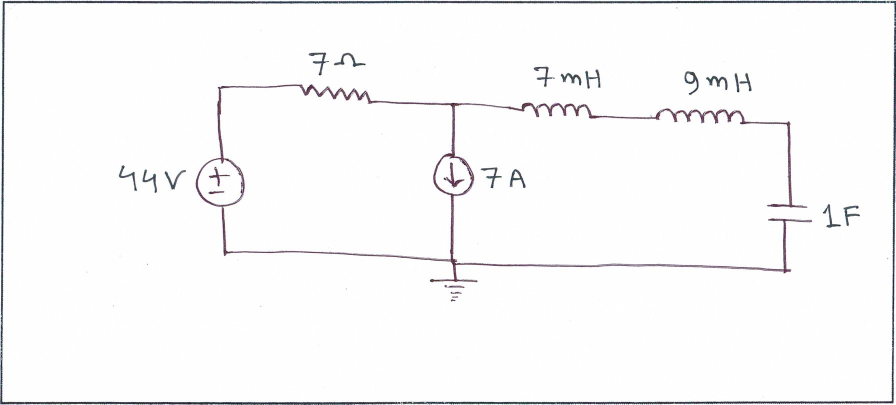
#> input picture data/raw/circuit_1179.jpg, 1791 x 809 px (shown at 1/2 size)
$ python -i 'mapping&netlist.py'   (imports and definitions only)
#> lines starting #> are read from the running program, lines starting #| are printed output that depends on the picture; after the words box and inside, x2 and y2 are one past the last pixel; in counts of white or black regions, pixels touching at a corner belong together
#> further down, picture is the input picture: shape (809, 1791, 3); mean B, G, R 248.7, 248.2, 248.4
"""
Robust wire-connection detection for circuit diagrams.

Features:
- Heuristic detection of coordinate format (normalized vs pixels, center vs top-left)
- Conservative text detection (less destructive) and masking that preserves wire pixels
- Creates binary wire image, small morphological closing, optional skeletonization (thinning)
- Finds nearest wire pixel to each component by BFS from bbox perimeter
- Finds a path along wire pixels between components (BFS). Draws actual routed wire paths.
- Builds nets using union-find and writes readable + SPICE-like netlists
- Saves debug images for inspection

Requirements:
- opencv-python
- numpy
- (optional) opencv-contrib-python for cv2.ximgproc.thinning (fallback uses simple morphological thinning)
"""

import cv2
import numpy as np
import json
from collections import deque, defaultdict
import os
import math

# CONFIG
IMG_PATH = "data/cleaned/circuit_1179.jpg"  # change as needed
DETECTIONS_JSON = "detections.json"  # must contain {"predictions": [ {x,y,width,height,class_name,...}, ... ] }
OUT_DIR = "debug_out"
# [1 line not run here, left out]

# -----------------------
# Utilities for coordinate handling
# -----------------------
# [65 lines left out: function load_components_with_coord_fix, not called in this run]

# -----------------------
# Text detection (conservative)
# -----------------------
def detect_text_regions(image):
    """Detect text regions with conservative dilation and return boxes."""
    gray = cv2.cvtColor(image, cv2.COLOR_BGR2GRAY)
    # Use adaptive thresholding + invert to pick up strokes reliably
    thr = cv2.adaptiveThreshold(gray, 255, cv2.ADAPTIVE_THRESH_GAUSSIAN_C,
                                cv2.THRESH_BINARY_INV, 25, 10)
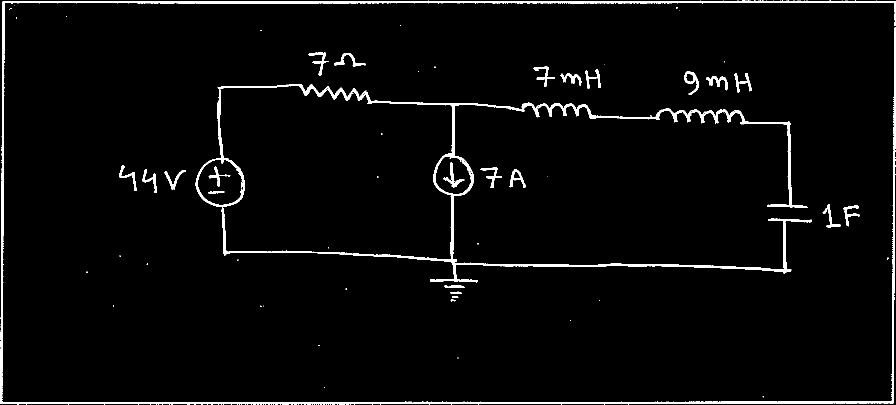
#> thr: shape (809, 1791) (shown at 1/2 size); 3.2% white; 65 white regions (38 under 20 px), largest, box (x1, y1, x2, y2) and area: (1, 1, 1791, 809) 14058, (391, 169, 1624, 565) 13840, (802, 54, 1791, 809) 6662
    # smaller horizontal dilation to connect letters, but not too large
    kernel = cv2.getStructuringElement(cv2.MORPH_RECT, (15, 3))
    dilated = cv2.dilate(thr, kernel, iterations=1)
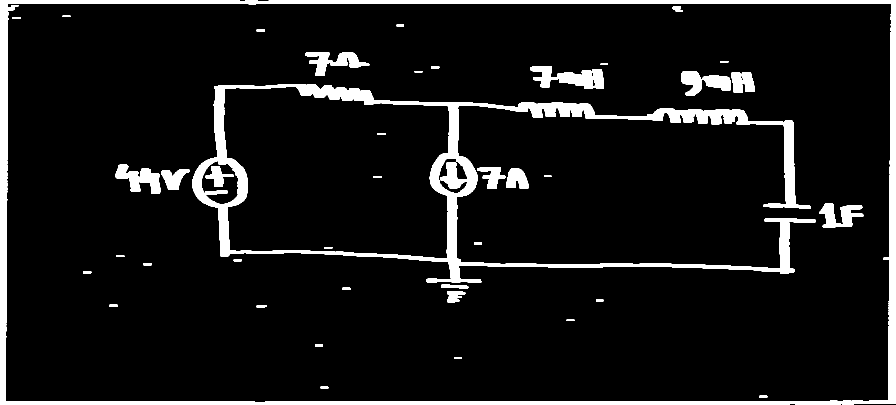
#> dilated: shape (809, 1791) (shown at 1/2 size); 8.1% white; 45 white regions
    contours, _ = cv2.findContours(dilated, cv2.RETR_EXTERNAL, cv2.CHAIN_APPROX_SIMPLE)
#> contours = 1 contour; box (x1, y1, x2, y2) and area: (0, 0, 1791, 809) 1444670
    boxes = []
    H, W = gray.shape
#> H = 809; W = 1791
    for cnt in contours:
        x, y, ww, hh = cv2.boundingRect(cnt)
        area = ww * hh
        aspect = ww / hh if hh > 0 else 0
        # permissive but exclude very large non-text blobs and tiny specks
        if 6 < hh < 80 and 10 < ww < 400 and area < 15000:
            margin = 4
            boxes.append((max(0, x - margin), max(0, y - margin),
                          min(W, x + ww + margin), min(H, y + hh + margin)))
#> this loop made 1 pass
#> (x, y, ww, hh, area, aspect) on pass 1: (0, 0, 1791, 809, 1448919, 2.21)
#> after the loop, boxes = []
    # debug visualization
    dbg = image.copy()
    for (x1, y1, x2, y2) in boxes:
        cv2.rectangle(dbg, (x1, y1), (x2, y2), (0, 0, 255), 1)
#> this loop made 0 passes
    cv2.imwrite(os.path.join(OUT_DIR, "debug_text_boxes.jpg"), dbg)
    print(f"[INFO] detected {len(boxes)} text regions")
#| [INFO] detected 0 text regions
    return boxes

# -----------------------
# Create wire mask preserving wire pixels under text
# -----------------------
# [335 lines left out: functions create_wire_mask, extract_wires_binary, find_nearest_wire_pixel, find_wire_path, detect_wires_and_connections, draw_connections and 3 more, not called in this run]

# -----------------------
# Run as script
# -----------------------
# [33 lines not run here, left out]

>>> import cv2
>>> picture = cv2.imread('data/raw/circuit_1179.jpg')
>>> result = detect_text_regions(picture)
#> result = []

$ run again, on data/raw/circuit_1005.jpg
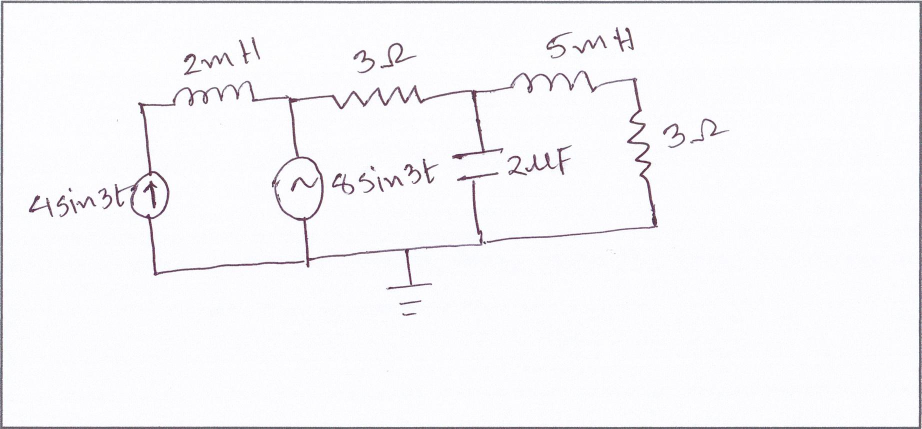
#> input picture data/raw/circuit_1005.jpg, 1843 x 858 px (shown at 1/2 size)
#> picture is the input picture: shape (858, 1843, 3); mean B, G, R 248.8, 246.4, 247
#> in detect_text_regions, `thr = cv2.adaptiveThreshold(gray, 255, cv2.ADAPTIVE_THRESH_GAUSSIAN_C,..`:
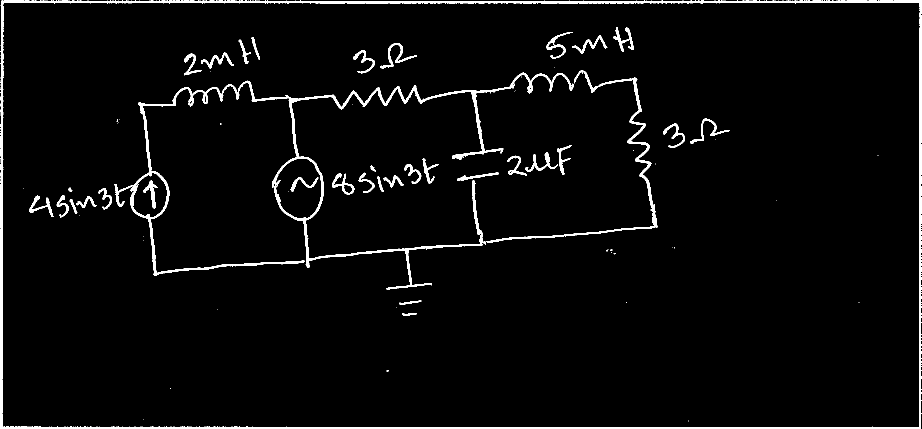
#> thr: shape (858, 1843) (shown at 1/2 size); 3.5% white; 75 white regions (39 under 20 px), largest, box (x1, y1, x2, y2) and area: (0, 1, 1843, 858) 23312, (229, 145, 1148, 580) 16186, (973, 141, 1316, 486) 3920
#> in detect_text_regions, `dilated = cv2.dilate(thr, kernel, iterations=1)`:
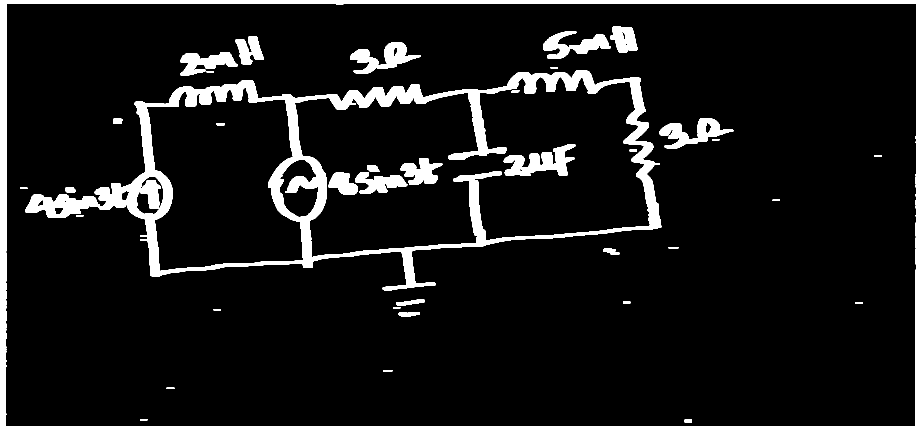
#> dilated: shape (858, 1843) (shown at 1/2 size); 9.1% white; 37 white regions
#> contours = 1 contour; box (x1, y1, x2, y2) and area: (0, 0, 1843, 858) 1577881
#> the loop in detect_text_regions, `for cnt in contours:` made 1 pass
#> (x, y, ww, hh, area, aspect) on pass 1: (0, 0, 1843, 858, 1581294, 2.15)
#> after the loop in detect_text_regions, `for cnt in contours:`: boxes = []
#| [INFO] detected 0 text regions
